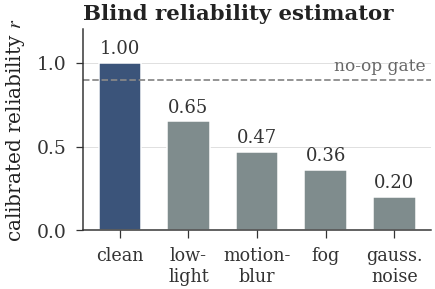
#> input picture paper/figures/fig_calibration.png, 435 x 289 px, given in place of restore_demo.png, which was not available
$ python make_teaser.py
#> lines starting #> are read from the running program, lines starting #| are printed output that depends on the picture; pictures that were not available may be replaced by others from this repository, and a replacement may not be noted
### paper/figures/paper_style.py
"""Paper-wide figure style for DRPhysNav.

Import at the top of every figure generator:

    from paper_style import *
    apply_style()

This locks the palette + typography + rcParams so all figures share one
visual language. Colors are *semantic*: use C_BASE only for baseline/clean,
C_DEGR only for degraded/negative, etc.
"""
from __future__ import annotations

import matplotlib as mpl

# ---------------------------------------------------------------- palette
# Semantic paper palette (Nature-inspired, high-contrast, WCAG-safe).
# Each color has a fixed meaning; do not use for other roles.
C_BASE   = "#3B547A"   # deep cool blue    -- baseline / clean / reference
C_DEGR   = "#C0392B"   # deep red          -- degraded / negative effect / harm
C_POS    = "#2A9D8F"   # deep teal         -- our-positive / restoration / success
C_ORACLE = "#8E44AD"   # deep purple       -- non-deployable ceiling (OracleGate, UB)
C_NEUT   = "#7F8C8D"   # neutral gray      -- reference lines / non-significant
C_HL     = "#E9B44C"   # amber             -- annotation / callout / highlight

# Ancillary tints (use sparingly, only for fills behind primary color)
T_BASE   = "#DDE4F0"   # light tint of C_BASE
T_DEGR   = "#F4D9D6"   # light tint of C_DEGR
T_POS    = "#D3EFEA"   # light tint of C_POS
T_ORACLE = "#E9DBF2"   # light tint of C_ORACLE
T_NEUT   = "#ECEEEF"   # light tint of C_NEUT

# ---------------------------------------------------------------- typography
# Match paper body font (Times) exactly. Panel titles are short labels.
BASE_FONTSIZE = 8.5    # axis labels / annotations
TICK_FONTSIZE = 7.5    # axis tick labels
TITLE_FONTSIZE = 9.0   # panel titles (short label style: "(a) Reach vs. success")
LEGEND_FONTSIZE = 7.5


def apply_style():
    """Apply rcParams once at generator start."""
    mpl.rcParams.update({
        "font.family": "serif",
        "font.serif": ["Times New Roman", "Times", "DejaVu Serif"],
        "mathtext.fontset": "stix",  # STIX pairs well with Times
        "axes.labelsize": BASE_FONTSIZE,
        "axes.titlesize": TITLE_FONTSIZE,
        "xtick.labelsize": TICK_FONTSIZE,
        "ytick.labelsize": TICK_FONTSIZE,
        "legend.fontsize": LEGEND_FONTSIZE,
        "axes.linewidth": 0.6,
        "axes.edgecolor": "#333333",
        "axes.labelcolor": "#222222",
        "xtick.color": "#333333",
        "ytick.color": "#333333",
        "text.color": "#222222",
        "lines.linewidth": 1.4,
        "lines.markersize": 4.5,
        "xtick.direction": "out",
        "ytick.direction": "out",
        "xtick.major.size": 3,
        "ytick.major.size": 3,
        "xtick.major.width": 0.5,
        "ytick.major.width": 0.5,
        "axes.spines.top": False,
        "axes.spines.right": False,
        "grid.color": "#CCCCCC",
        "grid.linewidth": 0.4,
        "grid.alpha": 0.6,
        "savefig.bbox": "tight",
        "savefig.pad_inches": 0.02,
        "pdf.fonttype": 42,   # embed TrueType, editable in Illustrator
        "ps.fonttype": 42,
    })


# ---------------------------------------------------------------- size presets
# AAAI-25 double column: single col = 3.35", double col = 6.75"
SIZE_DOUBLE_SHORT = (6.75, 2.15)   # figure* horizontal — teaser, motivation, forest
SIZE_DOUBLE_MED   = (6.75, 2.80)   # figure* — pipeline, positioning
SIZE_DOUBLE_TALL  = (6.75, 4.20)   # figure* two-row — motivation 4-panel
SIZE_SINGLE_SHORT = (3.35, 1.90)   # figure — calibration, small
SIZE_SINGLE_MED   = (3.35, 2.50)   # figure — decomp single panel

### paper/figures/make_more_figures.py
"""Additional top-tier figures for DRPhysNav.

Generates four artefacts that fill the remaining empty pages and visually
deliver the paper's three core claims:

    fig_pipeline.pdf      -- the diagnosis instrument: degrade -> backbone ->
                             blind r -> outcome -> paired protocol. 1-column.
    fig_decomp.pdf        -- mechanism decomposition: SR = reach - loss across
                             B0/RES/M1g with r_c inset. N=300 data.
    fig_forest.pdf        -- paired DeltaSR forest plot over all 9 sweep arms,
                             colour-coded by family + significance markers.
    fig_positioning.pdf   -- related-work positioning chart (one row per prior
                             family) showing which evaluation dimensions each
                             approach covers vs. ours.

Numbers are pulled from existing N=300 / N=150 CSVs in
    /root/autodl-tmp/DRPhysNav/runs/
or, when a queued run has not yet completed, marked with TBD in the plot.

Style follows make_figures.py: Okabe-Ito, serif font, NO LaTeX commands inside
matplotlib text, baseline 8/9/10pt sizing, 0.6pt grid.
"""
from __future__ import annotations

import json
import os
import sys
from math import comb
from pathlib import Path

import matplotlib.pyplot as plt
import numpy as np
from matplotlib.patches import FancyArrowPatch, Rectangle

from paper_style import (
    C_BASE, C_DEGR, C_POS, C_ORACLE, C_NEUT, C_HL,
    T_BASE, T_DEGR, T_POS, T_ORACLE, T_NEUT,
    apply_style,
    SIZE_DOUBLE_SHORT, SIZE_DOUBLE_MED, SIZE_SINGLE_SHORT, SIZE_SINGLE_MED,
)

OUT = Path(__file__).resolve().parent
RUNS = Path("/root/autodl-tmp/DRPhysNav/runs")
apply_style()

# Semantic aliases so old body-code keeps compiling. Do not add new roles.
C_CLEAN = C_BASE    # baseline / clean (deep blue)
C_GOOD  = C_POS     # positive / reach / restoration signal (teal)
C_WARN  = C_HL      # highlight / annotation (amber)
C_VIOL  = C_ORACLE  # non-deployable ceiling (deep purple)
C_YEL   = C_HL      # single-use highlight amber


# ----------------------------------------------------------------------------
# Helper: paired McNemar (exact two-sided) on two N-aligned CSV files of (success, spl, dist, goal).
# ----------------------------------------------------------------------------

def load_sr(path):
    if not Path(path).exists():
        return None
    import csv
    with open(path) as f:
        rows = [r for r in list(csv.reader(f))[1:] if r]
    return [float(r[0]) for r in rows]


def paired_dsr(b_path, c_path):
    b = load_sr(b_path)
    c = load_sr(c_path)
    if b is None or c is None:
        return None
    n = min(len(b), len(c))
    if n == 0:
        return None
    b = b[:n]; c = c[:n]
    sb = sum(b) / n
    sc = sum(c) / n
    b01 = sum(1 for i in range(n) if b[i] == 0 and c[i] == 1)
    b10 = sum(1 for i in range(n) if b[i] == 1 and c[i] == 0)
    ntot = b01 + b10
    k = min(b01, b10)
    p = sum(comb(ntot, i) for i in range(0, k + 1)) / (2 ** ntot) * 2 if ntot > 0 else 1.0
    p = min(1.0, p)
    # bootstrap 95% CI on dSR (5000 resamples) for the forest plot
    rng = np.random.default_rng(42)
    diffs = np.array([c[i] - b[i] for i in range(n)], dtype=float)
    boot = rng.choice(diffs, size=(5000, n), replace=True).mean(axis=1)
    lo, hi = np.percentile(boot, [2.5, 97.5])
    return dict(n=n, b_sr=sb, c_sr=sc, dsr=sc - sb, p=p, ci_lo=lo, ci_hi=hi, b01=b01, b10=b10)


# ----------------------------------------------------------------------------
# Figure 1: fig_pipeline.pdf -- diagnosis instrument
# ----------------------------------------------------------------------------

# [702 lines left out: functions fig_pipeline, _load_motiv, fig_decomp, fig_forest, fig_positioning, fig_headline and 2 more, not called in this run]


# [8 lines that do not run on import are left out]

### paper/figures/make_teaser.py
"""Page-1 teaser for DRPhysNav (v4, top-conference style).

Layout (double-column banner, two rows):
  (a) real image triplet: clean / low-light s4 / restored  -- the *input* is
      demonstrably fixed (PSNR 7.4 -> 15.9 dB, reliability r 0.39 -> 0.89)
  (b) merged slope panel: perception metrics rise, paired success does not
  (c) real Habitat top-down episode + the aggregate 24-pt reach-to-success gap
  (d) forest plot of the nine-arm intervention sweep: no deployable arm
      helps; the only significant positive is the non-deployable oracle,
      capped at +0.057
  (e) family-level coverage matrix: which evaluation dimensions each prior
      family covers vs. this paper

(a) uses the actual restoration demo frames from the paired runs; (d) is
computed from the same paired CSVs as Table 1, so every pixel and marker in
the figure is real experimental data.
"""
import json
from pathlib import Path

import matplotlib.image as mpimg
import matplotlib.pyplot as plt
import numpy as np
from matplotlib.patches import Circle, Rectangle

from paper_style import (
    C_BASE, C_DEGR, C_POS, C_ORACLE, C_NEUT, C_HL, T_ORACLE,
    apply_style,
)

HERE = Path(__file__).resolve().parent
TD   = HERE / "fig_td_toilet.png"
DEMO = Path("/root/autodl-tmp/DRPhysNav/runs/instructnav_baseline/restore_demo.png")

apply_style()


def load_lowlight_triplet():
    """Slice the low_light row (clean | degraded | restored) out of the
    restoration demo sheet. The sheet is 5 stacked rows, each with a thin
    dark header strip; low_light is the 3rd row."""
    img = mpimg.imread(DEMO)
#> img is the input picture: shape (289, 435, 4) float32; mean R, G, B, A 0.872, 0.881, 0.89, 1
    if img.dtype != np.uint8:
        img = (img * 255).astype(np.uint8)
    h, w = img.shape[:2]
#> h = 289; w = 435
    row_h = h / 5.0
#> row_h = 57.8
    y0 = int(2 * row_h)
#> y0 = 115
    y1 = int(3 * row_h)
#> y1 = 173
    band = img[y0:y1]
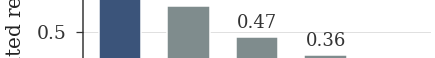
#> band: shape (58, 435, 4); mean R, G, B, A 215.4, 219.3, 223, 255
    # drop the header strip (dark rows at the top of the band)
    lum = band.mean(axis=(1, 2))
#> lum = 58 values, max 241.7 at index 2, min 211.5 at index 32, mean 228.2
    body_start = 0
    for i, v in enumerate(lum[: int(row_h / 3)]):
        if v > 40:
            body_start = i
            break
#> this loop made 1 pass
#> (v, body_start) on pass 1: (240.9, 0)
    band = band[body_start:]
    third = w // 3
#> third = 145
    tiles = [band[:, :third], band[:, third:2 * third], band[:, 2 * third:]]
    # crop sides so each tile is roughly square (taller in layout)
    out = []
    for t in tiles:
        tw = t.shape[1]
        cut = int(tw * 0.14)
        out.append(t[:, cut:tw - cut])
#> this loop made 3 passes
#> after the loop, out = 3 items
    return out


def panel_forest(fig, slot):
    """(d) full-width compact forest of the nine-arm sweep, vertical layout.
    Computed from the same paired CSVs as Table 1 (real data)."""
    from make_more_figures import paired_dsr, RUNS

    n300_b = RUNS / "redesign_n300/n300_B0_low_light_s4_seed0.csv"
    n150_b = RUNS / "maintable/mt_B0_low_light_s4_seed0.csv"
    uni = RUNS / "unified"
    deployable = [
        ("RES",        "300", n300_b, RUNS / "redesign_n300/n300_RES_low_light_s4_seed0.csv"),
        ("R-Weight",   "300", n300_b, RUNS / "redesign_n300/n300_M1g_low_light_s4_seed0.csv"),
        ("NearVerify", "150", n150_b, uni / "u_CRV_low_light_s4_seed0_N150.csv"),
        ("ROUTER",     "150", n150_b, RUNS / "maintable/mt_ROUTER_low_light_s4_seed0.csv"),
        ("FUSE",       "150", n150_b, uni / "u_FUSE_low_light_s4_seed0_N150.csv"),
        ("REVOKE",     "150", n150_b, uni / "u_REVOKE_low_light_s4_seed0_N150.csv"),
        ("ReObserve",  "150", n150_b, uni / "u_MUAP_low_light_s4_seed0_N150.csv"),
        ("DepthVeto",  "150", n150_b, uni / "u_DXCV_low_light_s4_seed0_N150.csv"),
    ]
    oracle = ("OracleGate", "300", n300_b,
              RUNS / "oracle/or_ORACLEGATE_low_light_s4_seed0.csv")

    rows = []
    for name, n_tag, b, c in deployable:
        s = paired_dsr(b, c)
        if s is not None:
            rows.append((name, n_tag, s))
    rows.sort(key=lambda t: -t[2]["dsr"])
    s_or = paired_dsr(oracle[2], oracle[3])
    rows.append((oracle[0], oracle[1], s_or))

    ax = fig.add_subplot(slot)
    ax.axhspan(-0.02, 0.02, color="#EDEDED", zorder=0)
    ax.axhline(0, color="#666666", lw=0.7, zorder=1)
    n_dep = len(rows) - 1
    # extra horizontal gap before the (non-deployable) oracle arm
    xpos = list(range(n_dep)) + [n_dep + 0.55]
    ax.axvline(n_dep - 0.5 + 0.28, color="#999999", lw=0.7, ls=(0, (3, 2)),
               zorder=1)

    for k, (name, n_tag, s) in enumerate(rows):
        x = xpos[k]
        d, lo, hi, p = s["dsr"], s["ci_lo"], s["ci_hi"], s["p"]
        is_sig = p < 0.05
        is_oracle = (k == n_dep)
        if is_oracle:
            col = C_ORACLE
        elif is_sig:
            col = C_DEGR
        else:
            col = C_NEUT
        ax.errorbar(x, d, yerr=[[d - lo], [hi - d]], fmt="o", color=col,
                    ecolor=col, capsize=2.5, ms=4.8, lw=1.2,
                    mec="white", mew=0.6, zorder=3)
        star = "*" if is_sig else ""
        ax.text(x, hi + 0.022, f"${d:+.2f}$" + star, ha="center",
                va="bottom", fontsize=6.2, color=col)

    ax.set_xticks(xpos)
    ax.set_xticklabels(
        [f"{name} ($N{{=}}{n}$)" for name, n, _ in rows],
        fontsize=6.2, rotation=24, ha="right", rotation_mode="anchor")
    ax.get_xticklabels()[-1].set_color(C_ORACLE)
    ax.tick_params(axis="x", length=0, pad=1.0)
    ax.set_ylim(-0.26, 0.21)
    ax.set_yticks([-0.2, -0.1, 0, 0.1])
    ax.set_ylabel(r"paired $\Delta$SR", fontsize=6.8)
    ax.grid(axis="y", zorder=0)
    ax.set_xlim(-0.6, xpos[-1] + 0.55)
    ax.set_title("(d) Nine-arm sweep: no deployable fix helps",
                 loc="left", pad=3, fontsize=8.5, fontweight="bold")
    ax.text(-0.45, -0.245, "deployable", ha="left", va="bottom",
            fontsize=6.2, color="#888888", style="italic")


# [51 lines left out: function panel_positioning, not called in this run]


def main():
    fig = plt.figure(figsize=(6.75, 3.60))
    gs_outer = fig.add_gridspec(2, 1, height_ratios=[1.50, 1.0],
                                hspace=0.58)
    gs = gs_outer[0].subgridspec(1, 3, width_ratios=[1.55, 0.95, 1.15],
                                 wspace=0.28)

    # ============ (a) the input IS fixed: real frames ============
    gs_a = gs[0, 0].subgridspec(1, 3, wspace=0.04)
    clean, degr, rest = load_lowlight_triplet()
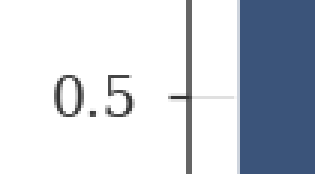
#> clean: shape (58, 105, 4) (shown 3 times larger); mean of channels 0, 1, 2, 3 201.4, 207.4, 216.5, 255; drawn as R, G, B
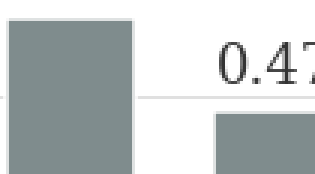
#> degr: shape (58, 105, 4) (shown 3 times larger); mean of channels 0, 1, 2, 3 192.2, 198.2, 198.6, 255; drawn as R, G, B
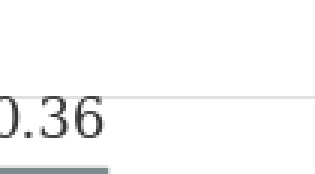
#> rest: shape (58, 105, 4) (shown 3 times larger); mean of channels 0, 1, 2, 3 248.6, 248.8, 248.8, 255; drawn as R, G, B
    panels = [
        (clean, "clean", C_NEUT,  ""),
        (degr,  "low-light s4", C_DEGR, "PSNR 7.4 dB\n$r{=}0.39$"),
        (rest,  "restored", C_POS, "PSNR 15.9 dB\n$r{=}0.89$"),
    ]
    first_ax = None
    for i, (im, lab, col, stat) in enumerate(panels):
        ax = fig.add_subplot(gs_a[0, i])
        if first_ax is None:
            first_ax = ax
        ax.imshow(im)
        ax.set_xticks([]); ax.set_yticks([])
        for s in ax.spines.values():
            s.set_visible(True); s.set_linewidth(1.2); s.set_color(col)
        ax.set_title(lab, fontsize=7.2, pad=2, color=col,
                     fontweight="bold")
        if stat:
            ax.text(0.5, 0.03, stat, transform=ax.transAxes,
                    ha="center", va="bottom", fontsize=6.0, color="white",
                    linespacing=1.25,
                    bbox=dict(boxstyle="round,pad=0.18",
                              fc=(0, 0, 0, 0.55), ec="none"))
#> this loop made 3 passes
#> (lab, col) on passes 2 to 3: ('low-light s4', '#C0392B'), ('restored', '#2A9D8F')
#> (lab, col, stat) on pass 1: ('clean', '#7F8C8D', '')
    # panel label above the whole strip, aligned with other panel titles
    first_ax.text(0.0, 1.42, "(a) The image is fixed ...",
                  transform=first_ax.transAxes, ha="left", va="bottom",
                  fontsize=8.5, fontweight="bold")

    # ============ (b) ...but navigation is not ============
    ax = fig.add_subplot(gs[0, 1])
    xs = [0, 1]
    # perception metrics (teal, rise)
    ax.plot(xs, [0.39, 0.89], "-o", color=C_POS, lw=1.8, ms=5.5,
            mec="white", mew=0.8, zorder=3)
    # paired success (red, flat)
    ax.plot(xs, [0.370, 0.410], "-s", color=C_DEGR, lw=1.8, ms=5.5,
            mec="white", mew=0.8, zorder=3)
    ax.text(1.08, 0.89, "reliability $r$", color=C_POS, fontsize=7.0,
            va="center")
    ax.text(1.08, 0.41, "success rate", color=C_DEGR, fontsize=7.0,
            va="center")
    ax.annotate(r"$\Delta$SR$=+0.04$" "\n(n.s., $N{=}300$)",
                xy=(0.55, 0.41), xytext=(1.15, 0.16),
                ha="left", va="bottom", fontsize=6.8, color=C_DEGR,
                arrowprops=dict(arrowstyle="-", color=C_DEGR, lw=0.6,
                                connectionstyle="arc3,rad=0.25"))
    ax.set_xticks([0, 1])
    ax.set_xticklabels(["degraded", "restored"], fontsize=7.2)
    ax.set_xlim(-0.3, 2.05)
    ax.set_ylim(0.0, 1.10)
    ax.set_yticks([0, 0.5, 1.0])
    ax.set_title("(b) ... navigation is not", loc="left", pad=4,
                 fontsize=8.5, fontweight="bold")
    ax.grid(axis="y", zorder=0)

    # ============ (c) episode + aggregate gap ============
    ax = fig.add_subplot(gs[0, 2])
    if TD.exists():
        img = mpimg.imread(TD)
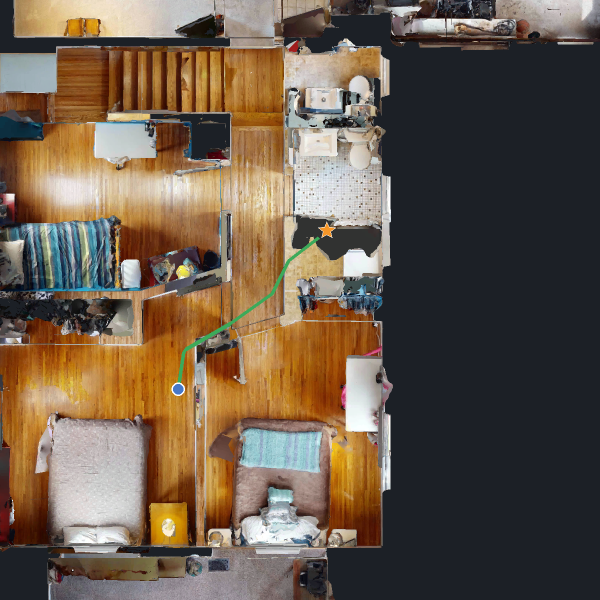
#> input picture paper/figures/fig_td_toilet.png, 1200 x 1200 px (shown at 1/2 size)
#> img is the input picture: shape (1200, 1200, 3) float32; mean R, G, B 0.417, 0.353, 0.294
        h, w = img.shape[:2]
#> h = 1200; w = 1200
        crop = img[int(0.10*h):int(0.90*h), int(0.05*w):int(0.75*w)]
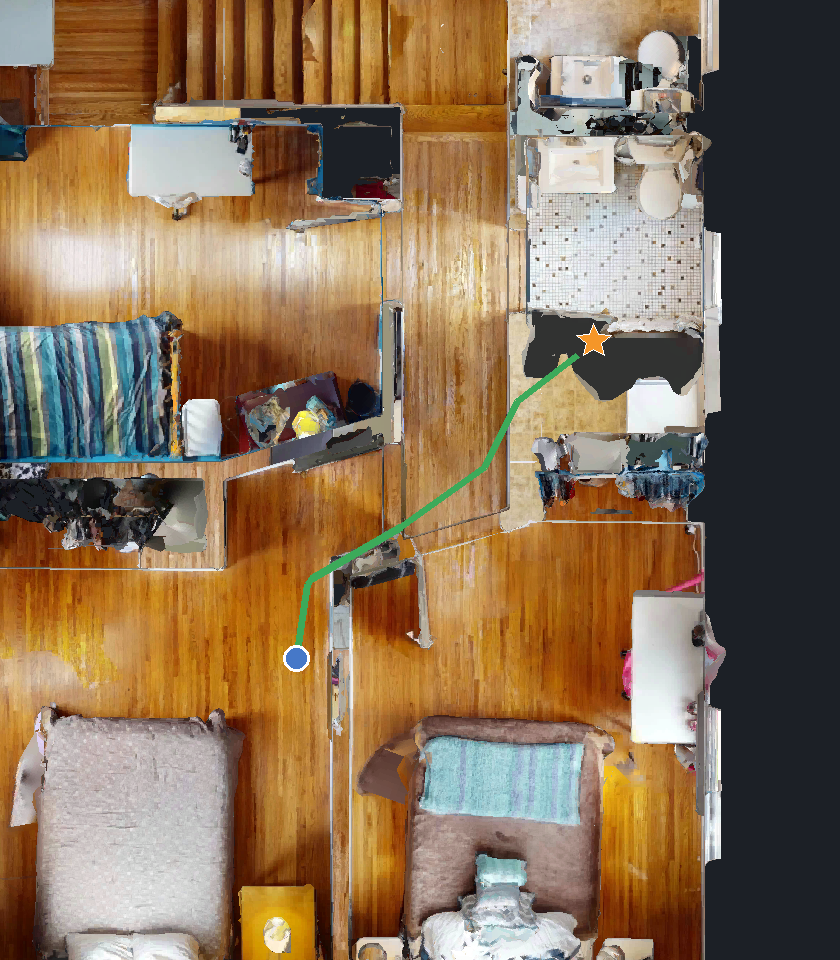
#> crop: shape (960, 840, 3) float32; mean R, G, B 0.537, 0.443, 0.34
        ax.imshow(crop, extent=[0, 1, 0, 1], aspect="auto", zorder=1)
    ax.set_xlim(0, 1); ax.set_ylim(0, 1)
    ax.set_xticks([]); ax.set_yticks([])
    for s in ax.spines.values():
        s.set_visible(True); s.set_linewidth(0.5); s.set_color("#CCCCCC")

    traj_path = HERE / "teaser_traj_xy.json"
    if traj_path.exists():
        pts = json.load(open(traj_path))
        tx = [p[0] for p in pts]; ty = [p[1] for p in pts]
        ax.plot(tx, ty, color="white", lw=3.6, solid_capstyle="round",
                zorder=3)
        ax.plot(tx, ty, color=C_BASE, lw=1.7, solid_capstyle="round",
                zorder=4)
        ax.plot(tx[-1], ty[-1], "o", color=C_BASE, ms=5.5,
                mec="white", mew=1.0, zorder=6)

    # The goal star is already rendered into the Habitat top-down PNG;
    # we only add the 1 m success ring, centred on the *measured* pixel
    # location of that star (axes-fraction 0.706, 0.645 in this crop).
    goal_xy = (0.706, 0.645)
    ax.add_patch(Circle(goal_xy, 0.10, ec="white", fc="none", lw=2.2,
                        zorder=5))
    ax.add_patch(Circle(goal_xy, 0.10, ec=C_HL, fc="none", lw=1.1,
                        zorder=6))

    bb = dict(boxstyle="round,pad=0.22", fc=(1, 1, 1, 0.94),
              ec="#AAAAAA", lw=0.4)
    ax.text(0.03, 0.03,
            "$N{=}300$:  reach 61%  vs.  succeed 37%\n"
            "24-pt gap no test-time fix closes",
            ha="left", va="bottom", fontsize=6.6, color="#222",
            linespacing=1.35, bbox=bb)
    ax.set_title("(c) The reach-to-success gap", loc="left", pad=4,
                 fontsize=8.5, fontweight="bold")

    # ============ (d) forest + (e) coverage matrix ============
    gs_bot = gs_outer[1].subgridspec(1, 2, width_ratios=[1.72, 1.0],
                                     wspace=0.30)
    panel_forest(fig, gs_bot[0, 0])
    panel_positioning(fig, gs_bot[0, 1])

    fig.subplots_adjust(left=0.055, right=0.985, top=0.925, bottom=0.075)
    fig.savefig(HERE / "fig_teaser.pdf")
    fig.savefig(HERE / "fig_teaser.png", dpi=180)
    plt.close(fig)
    print("saved fig_teaser.pdf")


if __name__ == "__main__":
#> (the run stopped early here; a loop or call above may not have finished)
